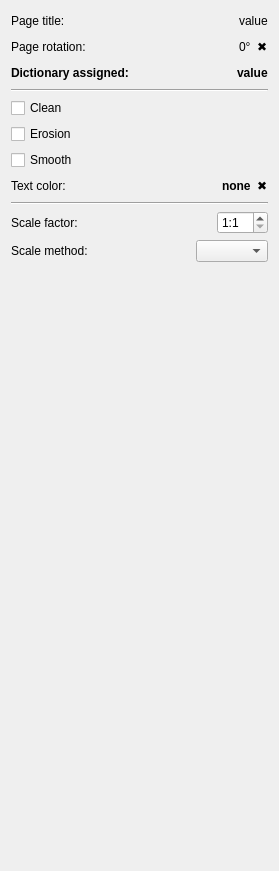
<?xml version="1.0" encoding="UTF-8"?>
<ui version="4.0">
 <class>PublishingOptionsWidget</class>
 <widget class="QWidget" name="PublishingOptionsWidget">
  <property name="geometry">
   <rect>
    <x>0</x>
    <y>0</y>
    <width>279</width>
    <height>871</height>
   </rect>
  </property>
  <property name="windowTitle">
   <string>Form</string>
  </property>
  <layout class="QVBoxLayout" name="verticalLayout">
   <item>
    <layout class="QHBoxLayout" name="horizontalLayout_4">
     <item>
      <widget class="QLabel" name="lblPageTitle">
       <property name="text">
        <string>Page title:</string>
       </property>
      </widget>
     </item>
     <item>
      <spacer name="horizontalSpacer_5">
       <property name="orientation">
        <enum>Qt::Horizontal</enum>
       </property>
       <property name="sizeHint" stdset="0">
        <size>
         <width>40</width>
         <height>20</height>
        </size>
       </property>
      </spacer>
     </item>
     <item>
      <widget class="QLabel" name="lblPageTitleVal">
       <property name="minimumSize">
        <size>
         <width>1</width>
         <height>0</height>
        </size>
       </property>
       <property name="text">
        <string notr="true">value</string>
       </property>
       <property name="textFormat">
        <enum>Qt::AutoText</enum>
       </property>
       <property name="textInteractionFlags">
        <set>Qt::LinksAccessibleByMouse</set>
       </property>
      </widget>
     </item>
    </layout>
   </item>
   <item>
    <layout class="QHBoxLayout" name="horizontalLayout_5">
     <item>
      <widget class="QLabel" name="lblPageRotation">
       <property name="text">
        <string>Page rotation:</string>
       </property>
      </widget>
     </item>
     <item>
      <spacer name="horizontalSpacer_6">
       <property name="orientation">
        <enum>Qt::Horizontal</enum>
       </property>
       <property name="sizeHint" stdset="0">
        <size>
         <width>40</width>
         <height>20</height>
        </size>
       </property>
      </spacer>
     </item>
     <item>
      <widget class="QLabel" name="lblPageRotationVal">
       <property name="text">
        <string notr="true">0°</string>
       </property>
      </widget>
     </item>
     <item>
      <widget class="publish::ClickableLabel" name="lblPageRotationClear">
       <property name="text">
        <string>&lt;html&gt;&lt;head/&gt;&lt;body&gt;&lt;p&gt;&amp;#10006;&lt;/p&gt;&lt;/body&gt;&lt;/html&gt;</string>
       </property>
       <property name="textInteractionFlags">
        <set>Qt::NoTextInteraction</set>
       </property>
      </widget>
     </item>
    </layout>
   </item>
   <item>
    <layout class="QHBoxLayout" name="horizontalLayout_15">
     <item>
      <widget class="QLabel" name="lblDjbz">
       <property name="font">
        <font>
         <weight>75</weight>
         <bold>true</bold>
        </font>
       </property>
       <property name="contextMenuPolicy">
        <enum>Qt::NoContextMenu</enum>
       </property>
       <property name="toolTip">
        <string>ID of a shared common symbols dictionary that will be generated to reduce size of this page.</string>
       </property>
       <property name="text">
        <string>Dictionary assigned:</string>
       </property>
       <property name="textFormat">
        <enum>Qt::RichText</enum>
       </property>
      </widget>
     </item>
     <item>
      <spacer name="horizontalSpacer_2">
       <property name="orientation">
        <enum>Qt::Horizontal</enum>
       </property>
       <property name="sizeHint" stdset="0">
        <size>
         <width>40</width>
         <height>20</height>
        </size>
       </property>
      </spacer>
     </item>
     <item>
      <widget class="QLabel" name="lblDjbzId">
       <property name="font">
        <font>
         <weight>75</weight>
         <bold>true</bold>
        </font>
       </property>
       <property name="text">
        <string notr="true">value</string>
       </property>
      </widget>
     </item>
    </layout>
   </item>
   <item>
    <widget class="Line" name="line_2">
     <property name="orientation">
      <enum>Qt::Horizontal</enum>
     </property>
    </widget>
   </item>
   <item>
    <widget class="QCheckBox" name="cbClean">
     <property name="text">
      <string>Clean</string>
     </property>
    </widget>
   </item>
   <item>
    <widget class="QCheckBox" name="cbErosion">
     <property name="text">
      <string>Erosion</string>
     </property>
    </widget>
   </item>
   <item>
    <widget class="QCheckBox" name="cbSmooth">
     <property name="text">
      <string>Smooth</string>
     </property>
    </widget>
   </item>
   <item>
    <layout class="QHBoxLayout" name="horizontalLayout_3">
     <item>
      <widget class="QLabel" name="lblTextColor">
       <property name="text">
        <string>Text color:</string>
       </property>
      </widget>
     </item>
     <item>
      <spacer name="horizontalSpacer_4">
       <property name="orientation">
        <enum>Qt::Horizontal</enum>
       </property>
       <property name="sizeHint" stdset="0">
        <size>
         <width>40</width>
         <height>20</height>
        </size>
       </property>
      </spacer>
     </item>
     <item>
      <widget class="QLabel" name="lblTextColorValue">
       <property name="font">
        <font>
         <weight>75</weight>
         <bold>true</bold>
        </font>
       </property>
       <property name="text">
        <string>none</string>
       </property>
      </widget>
     </item>
     <item>
      <widget class="publish::ClickableLabel" name="lblTextColorClear">
       <property name="text">
        <string notr="true">&lt;html&gt;&lt;head/&gt;&lt;body&gt;&lt;p&gt;&amp;#10006;&lt;/p&gt;&lt;/body&gt;&lt;/html&gt;</string>
       </property>
       <property name="textInteractionFlags">
        <set>Qt::NoTextInteraction</set>
       </property>
      </widget>
     </item>
    </layout>
   </item>
   <item>
    <widget class="Line" name="line">
     <property name="orientation">
      <enum>Qt::Horizontal</enum>
     </property>
    </widget>
   </item>
   <item>
    <layout class="QHBoxLayout" name="horizontalLayout">
     <item>
      <widget class="QLabel" name="lblBSF">
       <property name="text">
        <string>Scale factor:</string>
       </property>
      </widget>
     </item>
     <item>
      <spacer name="horizontalSpacer">
       <property name="orientation">
        <enum>Qt::Horizontal</enum>
       </property>
       <property name="sizeHint" stdset="0">
        <size>
         <width>40</width>
         <height>20</height>
        </size>
       </property>
      </spacer>
     </item>
     <item>
      <widget class="QSpinBox" name="sbBSF">
       <property name="prefix">
        <string>1:</string>
       </property>
       <property name="minimum">
        <number>1</number>
       </property>
       <property name="maximum">
        <number>12</number>
       </property>
       <property name="value">
        <number>1</number>
       </property>
      </widget>
     </item>
    </layout>
   </item>
   <item>
    <layout class="QHBoxLayout" name="horizontalLayout_2">
     <item>
      <widget class="QLabel" name="lblScaleMethod">
       <property name="text">
        <string>Scale method:</string>
       </property>
      </widget>
     </item>
     <item>
      <spacer name="horizontalSpacer_3">
       <property name="orientation">
        <enum>Qt::Horizontal</enum>
       </property>
       <property name="sizeHint" stdset="0">
        <size>
         <width>40</width>
         <height>20</height>
        </size>
       </property>
      </spacer>
     </item>
     <item>
      <widget class="QComboBox" name="cbScaleMethod"/>
     </item>
    </layout>
   </item>
   <item>
    <spacer name="verticalSpacer">
     <property name="orientation">
      <enum>Qt::Vertical</enum>
     </property>
     <property name="sizeHint" stdset="0">
      <size>
       <width>20</width>
       <height>40</height>
      </size>
     </property>
    </spacer>
   </item>
  </layout>
 </widget>
 <customwidgets>
  <customwidget>
   <class>publish::ClickableLabel</class>
   <extends>QLabel</extends>
   <header>core/filters/publish/ClickableLabel.h</header>
  </customwidget>
 </customwidgets>
 <resources/>
 <connections/>
</ui>
